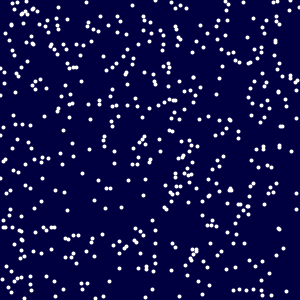
Frame 1 (no input)
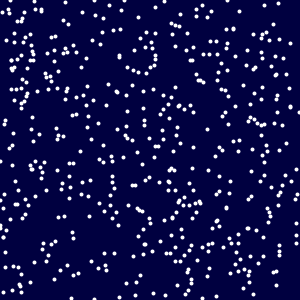
Frame 60 (the mouse pressed at the canvas centre just before this capture)
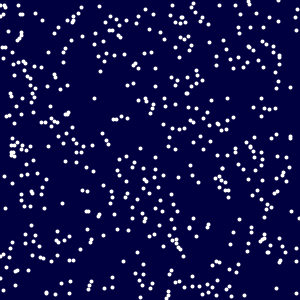
Frame 120 (the mouse held since frame 60 and released just before this capture)

The Processing sketch that drew these frames (run headless with seeded random() and noise(); from frame 60 on, the mouse is pressed at the canvas centre):

// Processing sketch: processing_22197
// ── processing_22197.pde

// Snowflakes

// We can also give each snowflake a different speed, creating the illusion
// of depth!

// all we need 500 speed variables! easy to do with arrays!

// create the arrays -- we have 500 points 
float[] x = new float[500];
float[] y = new float[500];
float[] speed = new float[500];

//----------------------------------------------------------
void setup() {
  size(300, 300);
  smooth();
  
  // fill the arrays with random values 
  // better to use "x.length" than 500, in case we change the size later
  for (int i=0; i < x.length; i++) {
    x[i] = random(width);
    y[i] = random(height);  
    speed[i] = random(0.1, 2);
  }
}

//----------------------------------------------------------
void draw() {
  background(0, 0, 64);
  stroke(255);
  strokeWeight(4);
  
  for (int i=0; i < x.length; i++) {
    point(x[i], y[i]);    

    // "moves" the snow flakes by increasing the y values 
    y[i] += speed[i];
    
    // wrap around when we reach the bottom, creating the illusion 
    // of infinite snow flakes 
    if (y[i] > height) y[i] = 0; 
  }
}
